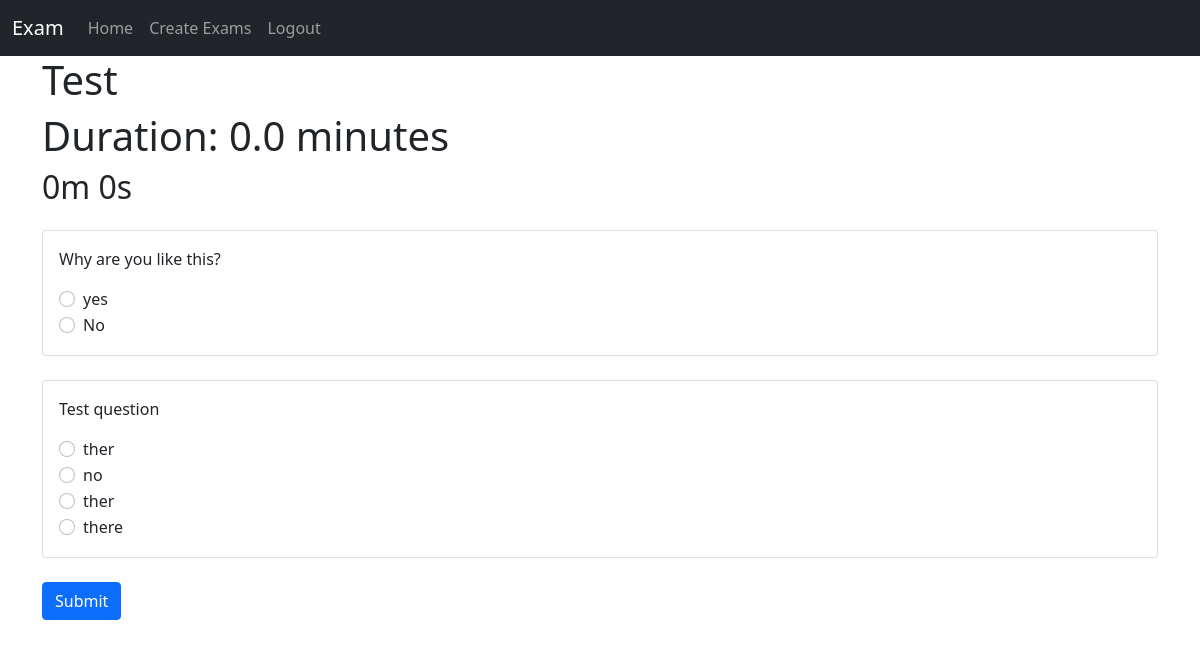
Screenshot of /student/exam_mc/11/ (signed in) with the database file from the repository.
### apps/teachers/models.py (models this page shows, shortened)
class Exam(models.Model):
    teacher = models.ForeignKey(User, related_name="exams", on_delete=models.CASCADE)
    name = models.CharField(max_length=255)
    duration = models.IntegerField()
    created_on = models.DateTimeField(auto_now=True)
    start_datetime = models.DateTimeField()
    slug = models.SlugField()
    pass_code = models.CharField(max_length=100)
    exam_type = models.CharField(
        max_length=20, choices=(("mc", "multiple choice"), ("essay", "Open Questions"))
    )
    def calculate_end_datetime(self):
        duration_in_minutes = self.duration
        start_datetime = self.start_datetime
        end_datetime = start_datetime + timedelta(minutes=duration_in_minutes)
        return end_datetime
    def time_remaining(self):
        current_time = timezone.now()
        end_datetime = self.calculate_end_datetime()
        if current_time < end_datetime:
            remaining_time = end_datetime - current_time
            remaining_minutes = remaining_time.total_seconds() // 60
            return remaining_minutes
        else:
            return 0
    def is_within_exam_time(self):
        current_time = timezone.now()
        start_time = self.start_datetime
        end_time = self.calculate_end_datetime()
        if start_time <= current_time <= end_time:
            return True
        else:
            return False

class Question(models.Model):
    exam = models.ForeignKey(Exam, related_name="questions", on_delete=models.CASCADE)
    question = models.TextField()
    marks = models.FloatField()
    def shuffled_options(self):
        options = list(self.options.all())
        shuffle(options)
        return options
    def __str__(self) -> str:
        return self.question

class Option(models.Model):
    question = models.ForeignKey(
        Question, related_name="options", on_delete=models.CASCADE
    )
    name = models.CharField(max_length=255)
    is_answer = models.BooleanField(default=False)
    def __str__(self) -> str:
        return self.name

### apps/students/views.py (the view, shortened to what this page needs)
# urls.py: path("exam_mc/<int:exam_id>/", write_mc, name="write_mc"),
@login_required
def write_mc(request, exam_id):
    exam = get_object_or_404(Exam, pk=exam_id)
    questions = exam.questions.all()
    result = Result.objects.filter(exam=exam, student=request.user)
    if result:
        return render(
            request,
            "students/already_written.html",
        )
    if exam.is_within_exam_time():
        return render(
            request, "students/write_mc.html", {"exam": exam, "questions": questions}
        )

### templates/students/write_mc.html (shortened to what this page needs)
{% extends "index.html" %}
{% block content %}
<br>
<br>
<h1>{{ exam.name }}</h1>
<h1>Duration: {{ exam.time_remaining }} minutes</h1>
<h2 id="countdown"></h2>
<form action="{% url 'submit_mc' exam.id %}" method="post" class="mt-4" id="examForm">
    {% for question in questions %}
    <div class="card mb-4">
        <div class="card-body">
            <p>{{ question }}</p>
            <fieldset>
                {% for option in question.shuffled_options %}
                <div class="form-check">
                    <input class="form-check-input" type="radio" name="question_{{ question.id }}" id="option_{{ option.id }}" value="{{ option }}">
                    <label class="form-check-label" for="option_{{ option.id }}">
                        {{ option }}
                    </label>
                </div>
                {% endfor %}
            </fieldset>
        </div>
    </div>
    {% endfor %}
    <button type="submit" class="btn btn-primary">Submit</button>
</form>
{% endblock content %}

### templates/students/write_mc.html (style rules this page uses)
body { -webkit-user-select: none; -moz-user-select: none; -ms-user-select: none; user-select: none; }

### rows the page displays
Exam: name "Test", time_remaining "0.0"
Question: question "Why are you like this?"
Option: name "yes"
Option: name "No"
Question: question "Test question"
Option: name "ther"
Option: name "no"
Option: name "ther"
Option: name "there"
